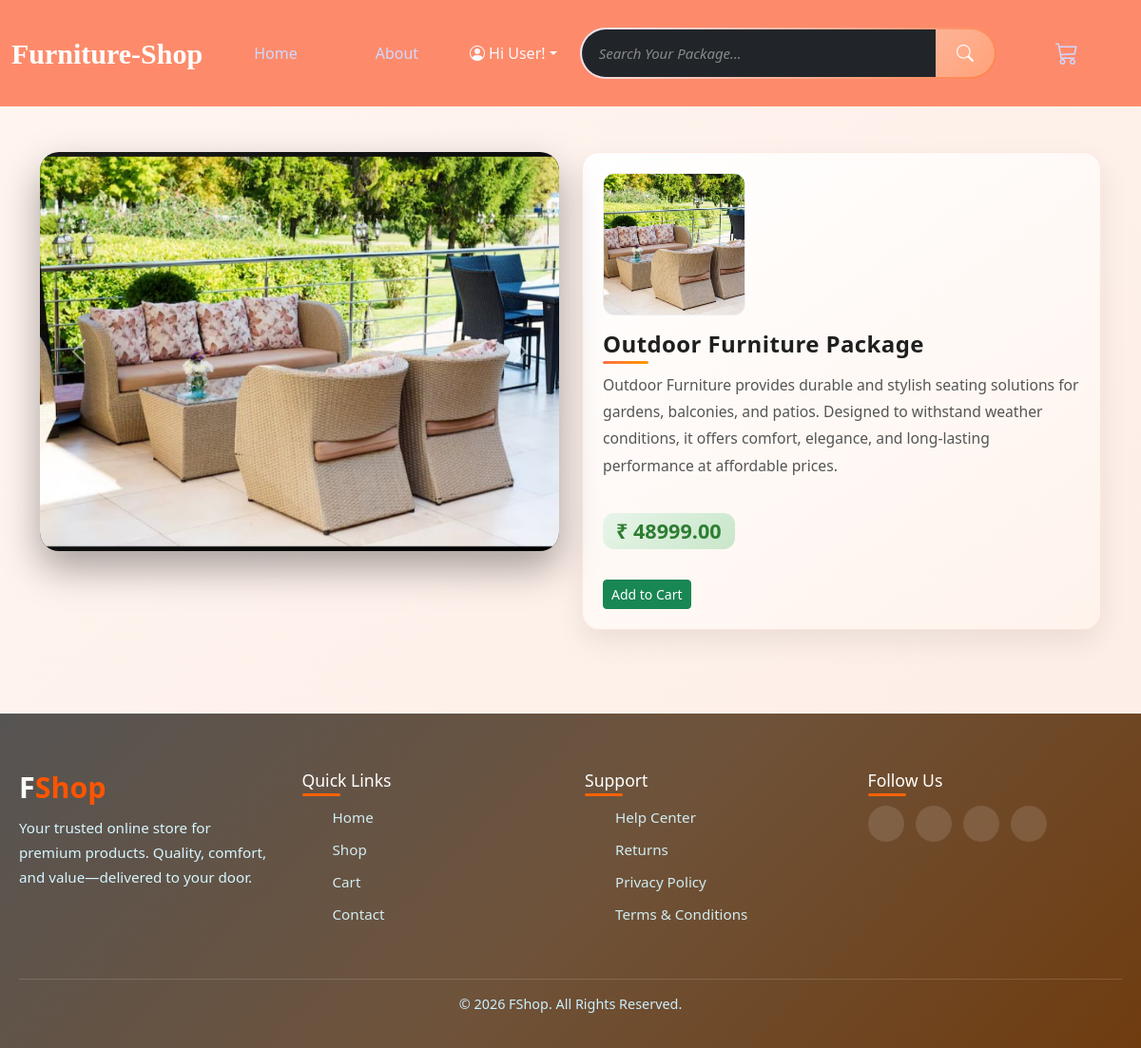
The page /products/1/ on the database as committed earlier.
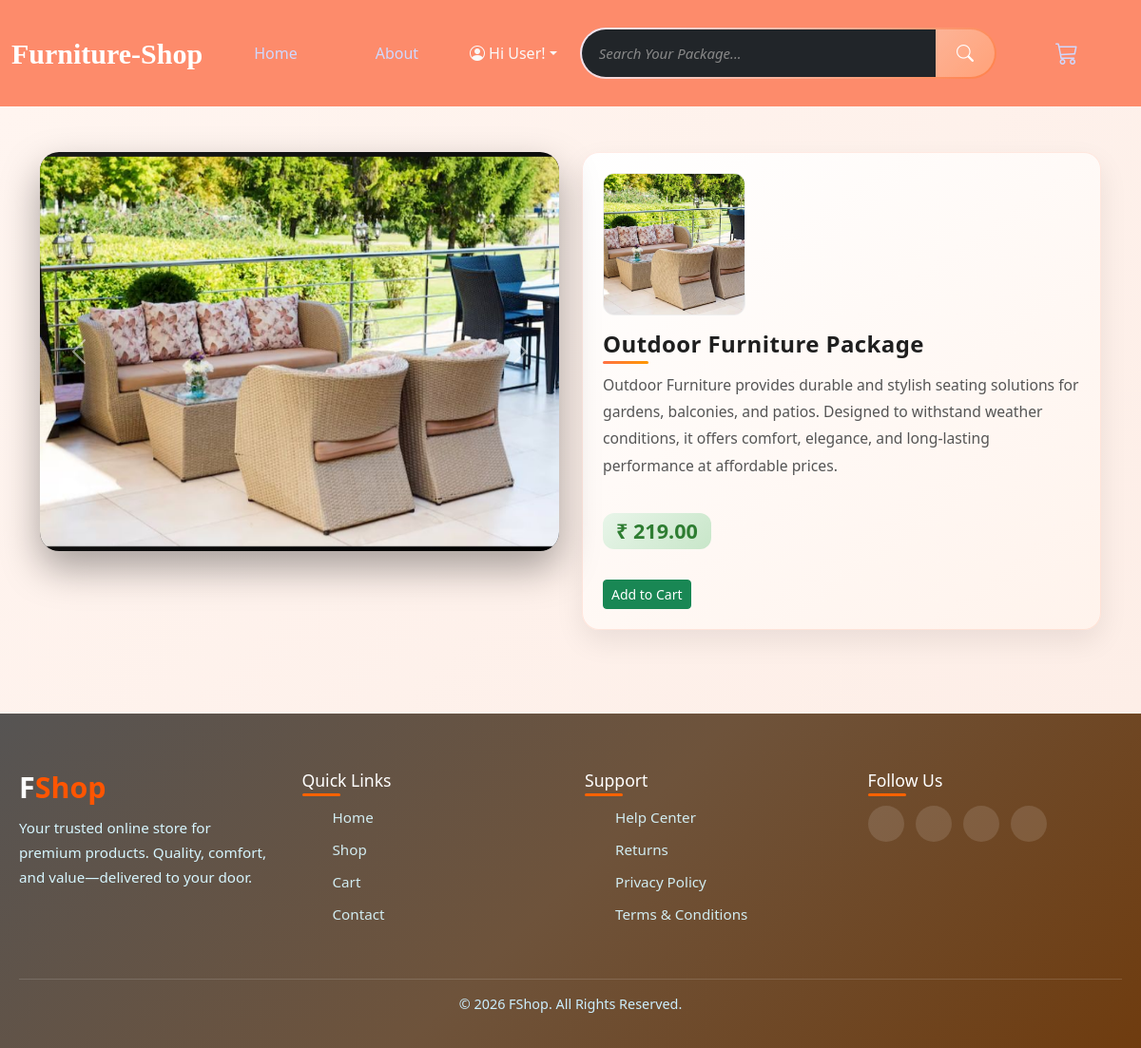
The same page on the database as committed later.
### products/models.py (models this page shows, shortened)
class Product(models.Model):
    title = models.CharField(max_length=255)
    desc = models.TextField(max_length=500)
    price = models.DecimalField(max_digits=10, decimal_places=2)
    stock = models.PositiveIntegerField()
    thumbnail = models.ImageField(upload_to='products/thumbnails/')
    created_at = models.DateTimeField(auto_now_add=True)
    updated_at = models.DateTimeField(auto_now=True)

### products/views.py (the view, shortened to what this page needs)
# urls.py: path('<int:pk>/', ProductDetail.as_view(), name='product_details'),
class ProductDetail(FormMixin, DetailView):
    model = Product
    template_name = 'products/product_details.html'
    context_object_name = 'product'
    form_class = ProductImageForm
    def get_queryset(self):
        return Product.objects.prefetch_related('images')

### products/forms.py
class ProductImageForm(forms.ModelForm):
    class Meta:
        model = ProductImage
        fields = ['img', 'caption']
        widgets = {
            'img': forms.ClearableFileInput(attrs={
                'class': 'form-control'
            }),
            'caption': forms.TextInput(attrs={
                'class': 'form-control',
                'placeholder': 'Optional caption'
            }),
        }

### templates/products/product_details.html (shortened to what this page needs)
{% extends 'base/base.html' %}
{% block content %}
<section id="product-detail-section" class="container py-5" data-product-id="{{product.id}}"
  data-add-url="{% url 'add_to_cart' %}" data-plus-url=""
  data-minus-url="" data-remove-url=""
  data-qty-url="">
  <div class="row g-4 align-items-start">
    <div class="col-lg-6">
      {% include 'products/includes/productImageCarousel.html' %}
    </div>
    <div class="col-lg-6">
      <div class="product-info">
        <img src="{{ product.thumbnail.url }}" class="product-thumbnail mb-3" alt="{{ product.title }}">
        <h2 class="product-title">
          {{ product.title }}
        </h2>
        <p class="product-desc">
          {{ product.desc }}
        </p>
        <h4 class="product-price">
          ₹ {{ product.price }}
        </h4>
        <div class="d-flex gap-2 mt-4 product-action-buttons">
          {% if user.is_staff %}
          <a href="{% url 'edit_product' product.pk %}" class="btn btn-warning">Edit Product</a>
          <a href="{% url 'delete_product' product.pk %}" class="btn btn-danger">Delete Product</a>
          {% else %}
            {% if product.stock > 0 %}
            <button class="btn btn-sm btn-success add-to-cart">
              Add to Cart
            </button>
            {% else %}
            <button class="btn btn-sm btn-secondary w-100" disabled>
              Out of Stock
            </button>
            {% endif %}
          {% endif %}
        </div>
      </div>
    </div>
  </div>
</section>
{% endblock %}

Rows that differ between the two databases and show on the page:
changed Product "Outdoor Furniture Package": price "48999.00" → "219.00"
